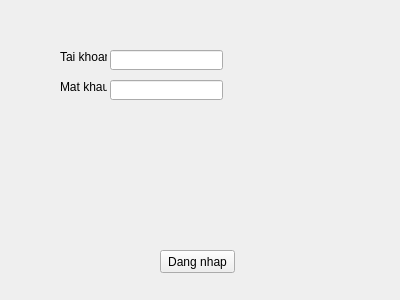
<?xml version="1.0" encoding="UTF-8"?>
<ui version="4.0">
 <class>Form</class>
 <widget class="QWidget" name="Form">
  <property name="geometry">
   <rect>
    <x>0</x>
    <y>0</y>
    <width>400</width>
    <height>300</height>
   </rect>
  </property>
  <property name="windowTitle">
   <string>Form</string>
  </property>
  <widget class="QLabel" name="o_nhap_tai_khoan">
   <property name="geometry">
    <rect>
     <x>60</x>
     <y>50</y>
     <width>47</width>
     <height>13</height>
    </rect>
   </property>
   <property name="text">
    <string>Tai khoan</string>
   </property>
  </widget>
  <widget class="QLabel" name="o_nhap_mat_khau">
   <property name="geometry">
    <rect>
     <x>60</x>
     <y>80</y>
     <width>47</width>
     <height>13</height>
    </rect>
   </property>
   <property name="text">
    <string>Mat khau</string>
   </property>
  </widget>
  <widget class="QLineEdit" name="lineEdit">
   <property name="geometry">
    <rect>
     <x>110</x>
     <y>50</y>
     <width>113</width>
     <height>20</height>
    </rect>
   </property>
  </widget>
  <widget class="QLineEdit" name="lineEdit_2">
   <property name="geometry">
    <rect>
     <x>110</x>
     <y>80</y>
     <width>113</width>
     <height>20</height>
    </rect>
   </property>
   <property name="echoMode">
    <enum>QLineEdit::Password</enum>
   </property>
  </widget>
  <widget class="QPushButton" name="nut_dang_nhap">
   <property name="geometry">
    <rect>
     <x>160</x>
     <y>250</y>
     <width>75</width>
     <height>23</height>
    </rect>
   </property>
   <property name="text">
    <string>Dang nhap</string>
   </property>
  </widget>
 </widget>
 <resources/>
 <connections/>
</ui>
